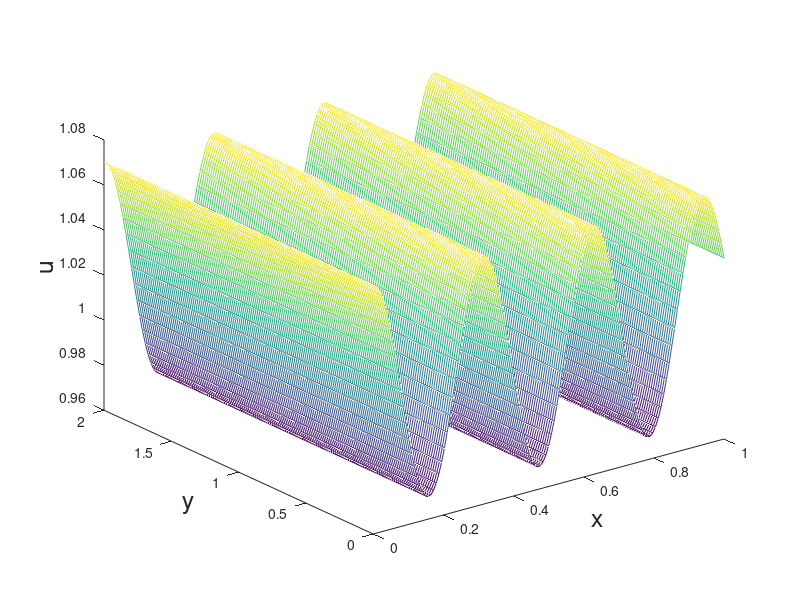

Write the MATLAB code that produced this figure. (Note: this script raises an error after producing the figure.)


a=0.07;
b=0.95;
gamma=160;

N=129;
M=129;
L=2;
Niter=2000;
k1=0.0005;
du=1;
dv=10;
t=0;

uit=(a+b)*ones(N,M);
vit=(b\((a+b)^2))*ones(N,M);
B1x=zeros(N,M);
B1y=zeros(N,M);
xx=linspace(0,1,M);
yy=linspace(0,L,N);
[xmat,ymat]=meshgrid(xx,yy);
uit=uit+0.05*cos(20*xmat);
vit=vit+0.05*cos(ymat*20);







figure(1)
mesh(xx,yy,uit)
xlabel('x','FontSize',18)
ylabel('y','FontSize',18)
zlabel('u','FontSize',18)
grid off
lighting phong
camlight headlight
camlight right




  for i=1:2000
           QoldU=QoldmakerUderiv(uit,vit,gamma,N,M);
      QU=QmakerUlin(uit,vit,QoldU,gamma,a,N,M);
      AU=Acalculator1dhomo(uit,L);
    fu=(-uit-0.5*k1*du*AU-k1*QU);
    u =FullMGL2timedbound2lin(uit,QoldU,fu,L,k1,du);
     
     
     
     QoldV=QoldmakerVderiv(u,gamma,N,M);
      QV=QmakerVlin(u,vit,QoldV,gamma,b,N,M);
      AV=Acalculator1dhomo(vit,L);
      fv=(-vit-0.5*k1*dv*AV-k1*QV);
    v =FullMGL2timedbound2lin(vit,QoldV,fv,L,k1,dv);
%      
%      
     vit=v;
    uit=u;
      t=t+k1;
%    
    
  
%     figure(3)
%   contour(xx,yy,u,1)
%   colorbar
%   xlabel('x','FontSize',18)
%   ylabel('y','FontSize',18)
%   zlabel('u','FontSize',18)
%   grid off
%   lighting phong
%   camlight headlight
%   camlight right
%     
%   figure(4)
%   contour(xx,yy,v,2)
%   colorbar
%   xlabel('x','FontSize',18)
%   ylabel('y','FontSize',18)
%   zlabel('u','FontSize',18)
%   grid off
%   lighting phong
%   camlight headlight
%   camlight right
%     
% %     
%      pause(0.0001)
%   figure(2)
%      mesh(xx,yy,u)
%     xlabel('x','FontSize',18)
%      ylabel('y','FontSize',18)
%     zlabel('u','FontSize',18)
%        grid off
%      lighting phong
%      camlight headlight
%    camlight right   
% %     
%  
%  figure(3)
%     mesh(xx,yy,v)
%    xlabel('x','FontSize',18)
%     ylabel('y','FontSize',18)
%     zlabel('u','FontSize',18)
%       grid off
%     lighting phong
%     camlight headlight
%    camlight right   
%    
%    
%    
%  figure(4)
%     mesh(xx,yy,v-u)
%    xlabel('x','FontSize',18)
%     ylabel('y','FontSize',18)
%     zlabel('u','FontSize',18)
%       grid off
%     lighting phong
%     camlight headlight
%    camlight right   
% %    
%    
  end

 for i=1:Niter
%     
%     QoldU=QoldmakerUderiv(uit,vit,gamma,N,M);
%     QU=QmakerUlin(uit,vit,QoldU,gamma,a,N,M);
%     AU=Acalculator1dhomo(uit,L);
%     fu=(-uit-0.5*k1*du*AU-k1*QU);
%     u =FullMGL2timedbound2lin(uit,QoldU,fu,L,k1,du);
%     
%     
%    
%     QoldV=QoldmakerVderiv(u,gamma,N,M);
%     QV=QmakerVlin(u,vit,QoldV,gamma,b,N,M);
%     AV=Acalculator1dhomo(vit,L);
%     fv=(-vit-0.5*k1*dv*AV-k1*QV);
%     v =FullMGL2timedbound2lin(vit,QoldV,fv,L,k1,dv);
%     
%     
%     
%     vit=v;
%     uit=u;
%     t=t+k1;
%   
%     
%   
% %     figure(3)
% %   contour(xx,yy,u,1)
% %   colorbar
% %   xlabel('x','FontSize',18)
% %   ylabel('y','FontSize',18)
% %   zlabel('u','FontSize',18)
% %   grid off
% %   lighting phong
% %   camlight headlight
% %   camlight right
% %     
% %   figure(4)
% %   contour(xx,yy,v,2)
% %   colorbar
% %   xlabel('x','FontSize',18)
% %   ylabel('y','FontSize',18)
% %   zlabel('u','FontSize',18)
% %   grid off
% %   lighting phong
% %   camlight headlight
% %   camlight right
% %     
% %     
     pause(0.001)
  figure(2)
     mesh(xx,yy,u)
    xlabel('x','FontSize',18)
     ylabel('y','FontSize',18)
     zlabel('u','FontSize',18)
       grid off
     lighting phong
     camlight headlight
    camlight right   
%     
%  
% %  figure(3)
% %     mesh(xx,yy,v)
% %    xlabel('x','FontSize',18)
% %     ylabel('y','FontSize',18)
% %     zlabel('u','FontSize',18)
% %       grid off
% %     lighting phong
% %     camlight headlight
% %    camlight right   
% %    
% %    
% %    
% %  figure(4)
% %     mesh(xx,yy,v-u)
% %    xlabel('x','FontSize',18)
% %     ylabel('y','FontSize',18)
% %     zlabel('u','FontSize',18)
% %       grid off
% %     lighting phong
% %     camlight headlight
% %    camlight right   
%    
%    
%    
% 
%     t
 end


udone=u;
vdone=v;

